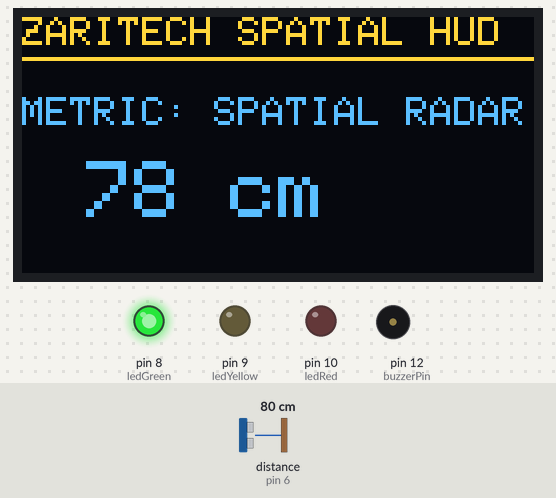
This sketch was run on a simulated Arduino Uno, built with avr-gcc and run on an emulated ATmega328P. Parts: 128×64 one-colour display, output pins drawn as LEDs (lit = HIGH), buzzer (waves = sounding, pin HIGH). Wiring (inferred from the names in the program): ultrasonic range finder: trigger pin 5; echo pin 6. The test bench sets the inputs (shaded band); at power-on: distance to the obstacle (sensor on pin 6) 80 cm. The echo pulse lasts 58.3 µs per cm; the OLED is the two-colour kind (top 16 rows yellow); pins used as bus, display or sensor lines are not drawn; what the sketch prints to the serial monitor is not drawn.

Above: at 2.4 s.
2.5 s: distance to the obstacle (sensor on pin 6) set to 88 cm
At 3.7 s:
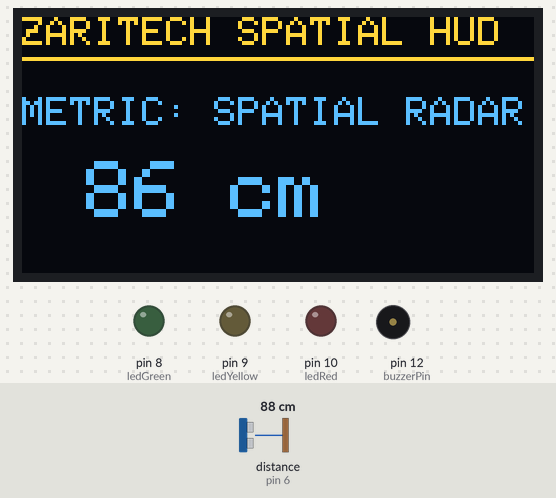
4.0 s: distance to the obstacle (sensor on pin 6) set to 250 cm
At 5.2 s:
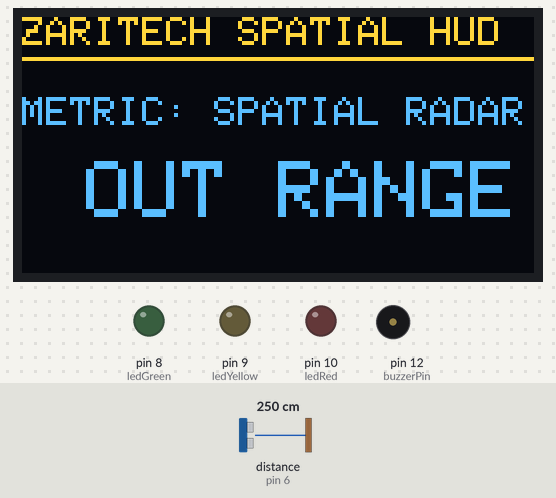
5.6 s: distance to the obstacle (sensor on pin 6) set to 2 cm
At 6.44 s:
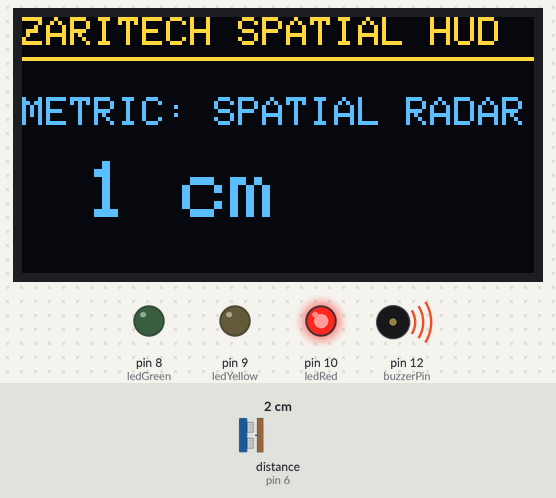
7.7 s: distance to the obstacle (sensor on pin 6) set to 14 cm
At 8.52 s:
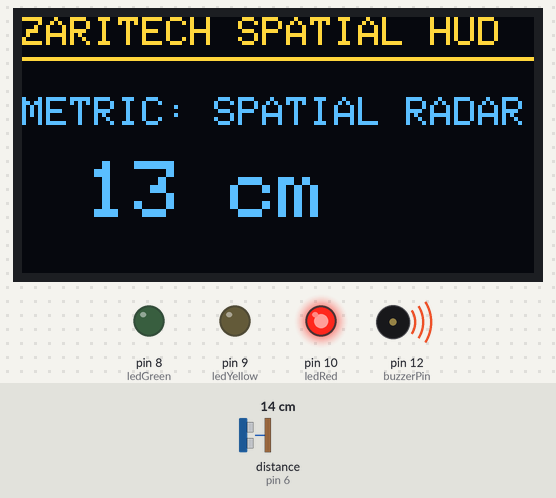
9.3 s: distance to the obstacle (sensor on pin 6) set to 18 cm
At 10.22 s:
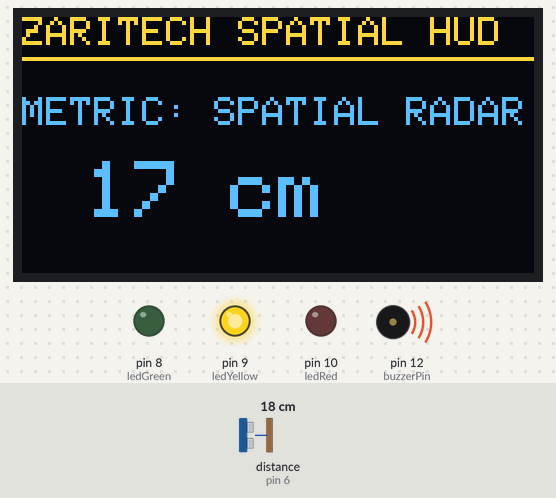
11.5 s: distance to the obstacle (sensor on pin 6) set to 37 cm
At 13.3 s:
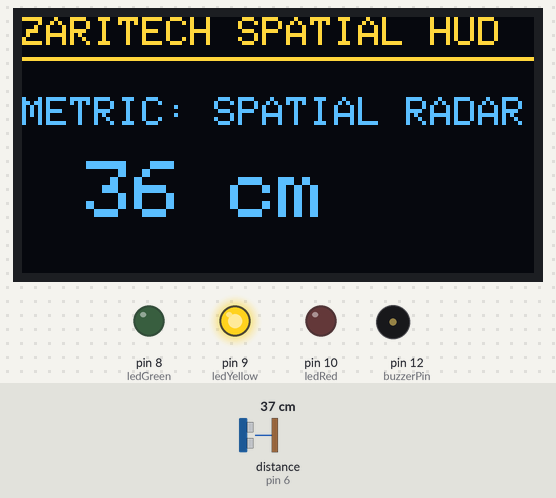
13.4 s: distance to the obstacle (sensor on pin 6) set to 47 cm
Timing chart, 0 to 16.0 s (numbered marks = the images above; inputs shaded):
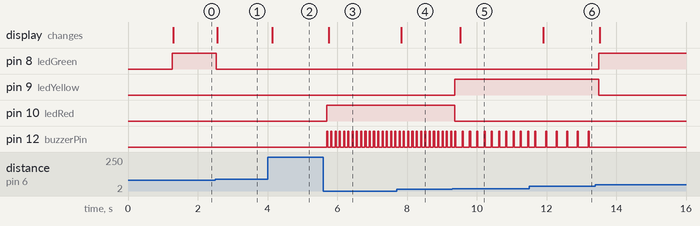

Measured:
- the behaviour switches between 82 and 83 cm on distance to the obstacle (sensor on pin 6) (found by bisection; images 0 and 1)
- the behaviour switches between 16 and 17 cm on distance to the obstacle (sensor on pin 6) (found by bisection; images 4 and 5)
- after the input at 2.5 s, pin 8 (ledGreen): HIGH → LOW at once; the display: changes after 0.06 s (image 1)
- after the input at 4.0 s, the display: changes after 0.13 s (image 2)
- after the input at 5.6 s, pin 10 (ledRed): LOW → HIGH after 0.09 s; pin 12 (buzzerPin): alternates HIGH for 0.03 s and LOW for 0.09 s, starting after 0.09 s; the display: changes after 0.16 s (image 3)
- after the input at 7.7 s, the display: changes after 0.14 s (image 4)
- after the input at 9.3 s, pin 9 (ledYellow): LOW → HIGH after 0.07 s; pin 10 (ledRed): HIGH → LOW after 0.07 s; pin 12 (buzzerPin): alternates HIGH for 0.03 s and LOW for 0.18 s, starting after 0.28 s; the display: changes after 0.22 s (image 5)
- after the input at 11.5 s, pin 12 (buzzerPin): alternates HIGH for 0.03 s and LOW for 0.27 s, starting after 0.47 s; the display: changes after 0.41 s (image 6)
- after the input at 13.4 s, pin 8 (ledGreen): LOW → HIGH after 0.10 s; pin 9 (ledYellow): HIGH → LOW after 0.10 s; pin 12 (buzzerPin): stops changing and stays LOW

The sketch:

zaritech_spatial_ui.ino
```cpp
// (licence header left out)
#include <Wire.h>
#include <Adafruit_GFX.h>
#include <Adafruit_SSD1306.h>

// OLED Graphical Environment Geometry Definitions
#define SCREEN_WIDTH 128
#define SCREEN_HEIGHT 64
Adafruit_SSD1306 display(SCREEN_WIDTH, SCREEN_HEIGHT, &Wire, -1);

// Hardware Pin Topology Mapping
const int trigPin   = 5;  // Ultrasonic Pulse Trigger
const int echoPin   = 6;  // Ultrasonic Logic Return Echo
const int buzzerPin = 12; // Acoustic Alert Control Node

const int ledGreen  = 8;  // Distance Zone Safe Light
const int ledYellow = 9;  // Distance Zone Warning Light
const int ledRed    = 10; // Distance Zone Critical Light

void setup() {
  // Initialize Corporate Logging Diagnostics Pipeline
  Serial.begin(9600);
  Serial.println("[ZARITECH ACADEMY] Initializing Spatial Telemetry Substrate...");

  // Register Pin Operational Environments
  pinMode(trigPin, OUTPUT);
  pinMode(echoPin, INPUT);
  pinMode(buzzerPin, OUTPUT);
  pinMode(ledGreen, OUTPUT);
  pinMode(ledYellow, OUTPUT);
  pinMode(ledRed, OUTPUT);

  // Clear hardware signals on initialization
  digitalWrite(buzzerPin, LOW);
  digitalWrite(ledGreen, LOW);
  digitalWrite(ledYellow, LOW);
  digitalWrite(ledRed, LOW);

  // Initialize Local I2C Display System
  if(!display.begin(SSD1306_SWITCHCAPVCC, 0x3C)) {
    Serial.println("[ZARITECH ERROR] SSD1306 Allocation Failed.");
    for(;;);
  }

  display.clearDisplay();
  renderOledSplash("ZARITECH RADAR", "BOOT COMPLETE", "System Standby OK");
  delay(1200);
}

void loop() {
  // Execute Precision Sonic Pulse Emission (Time-of-Flight Mapping)
  digitalWrite(trigPin, LOW); delayMicroseconds(2);
  digitalWrite(trigPin, HIGH); delayMicroseconds(10);
  digitalWrite(trigPin, LOW);

  long duration = pulseIn(echoPin, HIGH);
  // Compute absolute dynamic metric value in centimeters
  int distanceCm = duration * 0.034 / 2;

  // Track Dynamic Acoustic Radar Beats Based on Distance Density
  processRadarAlertBeats(distanceCm);

  // Refresh Local Graphical Canvas Frame Buffers
  refreshOledTelemetry(distanceCm);

  delay(60); // Stable processing yield delay
}

// Low-Latency Graphical Frame Buffer Renderer
void refreshOledTelemetry(int currentDistance) {
  display.clearDisplay();
  display.setTextColor(SSD1306_WHITE);

  // Render Zaritech Decorative UI Header Bar
  display.setTextSize(1);
  display.setCursor(0, 0);
  display.println("ZARITECH SPATIAL HUD");
  display.drawLine(0, 10, 128, 10, SSD1306_WHITE);

  // Render Computed Spatial Metrics
  display.setCursor(0, 20);
  display.print("METRIC: SPATIAL RADAR");

  display.setTextSize(2);
  display.setCursor(16, 36);
  if (currentDistance > 150 || currentDistance <= 0) {
    display.println("OUT RANGE");
  } else {
    display.print(currentDistance);
    display.println(" cm");
  }

  display.display();
}

// Adaptive Variable Frequency Acoustic Notification Engine
void processRadarAlertBeats(int distance) {
  if (distance > 0 && distance <= 15) { // Critical Close Proximity Array
    digitalWrite(ledGreen, LOW); digitalWrite(ledYellow, LOW); digitalWrite(ledRed, HIGH);
    digitalWrite(buzzerPin, HIGH); delay(30); digitalWrite(buzzerPin, LOW);
  }
  else if (distance > 15 && distance <= 40) { // Warning Boundary Zone
    digitalWrite(ledGreen, LOW); digitalWrite(ledYellow, HIGH); digitalWrite(ledRed, LOW);
    digitalWrite(buzzerPin, HIGH); delay(30); digitalWrite(buzzerPin, LOW); delay(distance * 5);
  }
  else if (distance > 40 && distance <= 80) { // Safe Range Zone
    digitalWrite(ledGreen, HIGH); digitalWrite(ledYellow, LOW); digitalWrite(ledRed, LOW);
    digitalWrite(buzzerPin, LOW);
  }
  else { // Safe Idle Baseline
    digitalWrite(ledGreen, LOW); digitalWrite(ledYellow, LOW); digitalWrite(ledRed, LOW);
    digitalWrite(buzzerPin, LOW);
  }
}

void renderOledSplash(const char* title, const char* middle, const char* footer) {
  display.clearDisplay();
  display.setTextSize(1);
  display.setCursor(0, 15); display.println(title);
  display.setCursor(0, 32); display.println(middle);
  display.setCursor(0, 50); display.println(footer);
  display.display();
}
```
